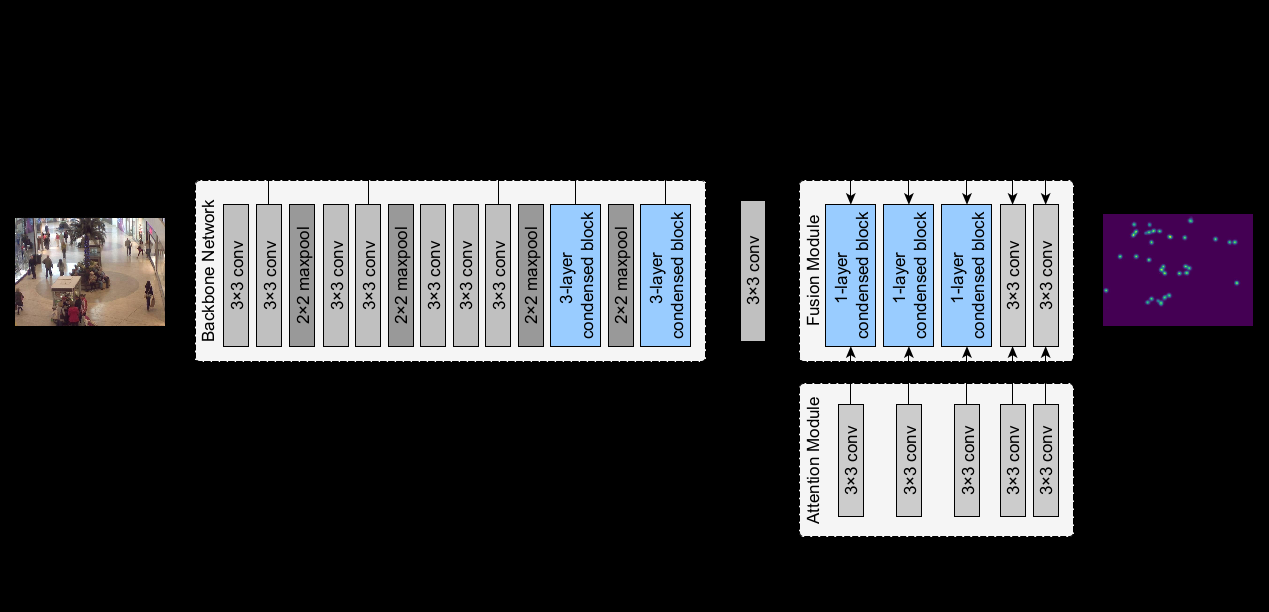
#> input picture connet-04.png, 1269 x 612 px
$ python -i augmentations.py   (imports and definitions only)
#> lines starting #> are read from the running program, lines starting #| are printed output that depends on the picture; after the words box and inside, x2 and y2 are one past the last pixel; in counts of white or black regions, pixels touching at a corner belong together
#> further down, picture is the input picture: shape (612, 1269, 3); mean B, G, R 53.7, 50.1, 49.8
import cv2
import torch
import numpy as np
from numpy import random

class Compose(object):
    """This class applies a list of transformation to an image."""

    # [32 lines left out: functions __init__, __call__, not called in this run]


class ConvertToFloat(object):
    """This class casts an np.ndarray to floating-point data type."""

    # [22 lines left out: functions __init__, __call__, not called in this run]


class SubtractMeans(object):
    """This class subtracts the mean from the pixel values of the image"""

    # [30 lines left out: functions __init__, __call__, not called in this run]


class Resize(object):
    """This class resizes the image to output size"""

    # [30 lines left out: functions __init__, __call__, not called in this run]

class ConvertColor(object):
    """This class converts the image to another color space. This class
    supports the conversion from BGT to HSV color space and vice-versa."""

    # [40 lines left out: functions __init__, __call__, not called in this run]

class ChangeBrightness(object):
    """This class adjusts the brightness of the image. This adds a specified
    constant to the pixel values of the image."""

    def __init__(self,
                 delta=32.0):
        """Class constructor for ChangeBrightness

        Keyword Arguments:
            delta {int} -- value to be added to each pixel of the image (default: {32.0})
        """

        super(ChangeBrightness, self).__init__()
        assert delta >= -255.0 and delta <= 255.0
        self.delta = delta

    def __call__(self,
                 image,
                 label=None):
        """Executed when the class is called as a function

        Arguments:
            image {np.ndarray} -- image pixels represented as np.ndarray.

        Keyword Arguments:
            label {np.ndarray} -- target density map represented as np.ndarray (default: {None})

        Returns:
            np.ndarray, np.ndarray -- image pixels with adjusted brightness,
                density map represented as np.ndarray
        """

        # if delta is positive, increase the brightness
        if self.delta > 0:
            image = self.increase_brightness(image, value=self.delta)

        # if delta is negative, decrease the brightness
        elif self.delta < 0:
            image = self.decrease_brightness(image, value=self.delta)

        return image, label

    def increase_brightness(self, img, value):
        """
        Generates the image with increased brightness

        Arguments:
            img {np.ndarray} -- image pixels represented as np.ndarray.
            value {int} -- value to be added to the pixels

        Returns:
            np.ndarray -- image pixels with adjusted brightness
        """
#> called with value = 32

        hsv = cv2.cvtColor(img, cv2.COLOR_BGR2HSV)
#> hsv: shape (612, 1269, 3); mean H, S, V 8.7, 11.1, 54.3
        h, s, v = cv2.split(hsv)
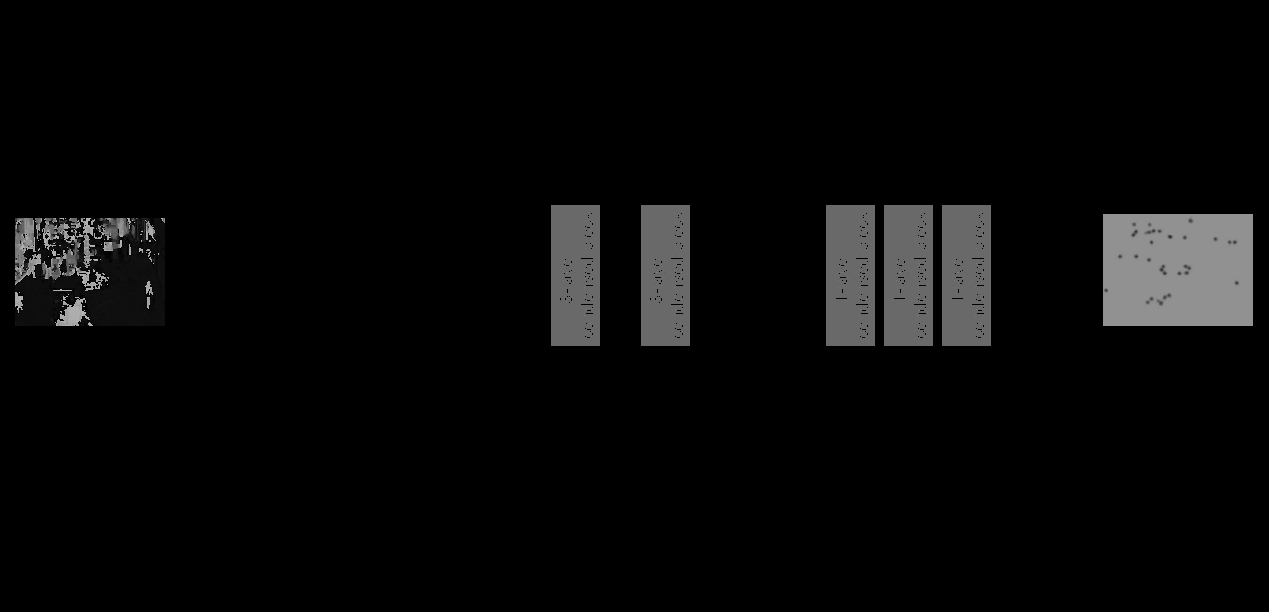
#> h: shape (612, 1269); min 0, max 179, mean 8.7
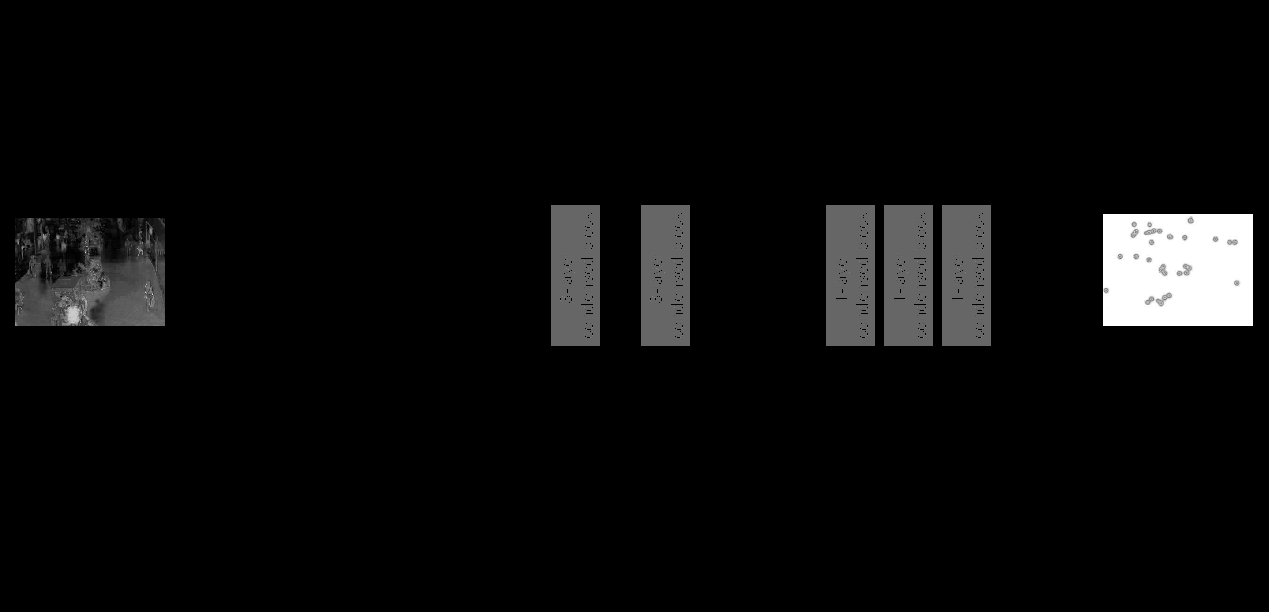
#> s: shape (612, 1269); min 0, max 255, mean 11.1
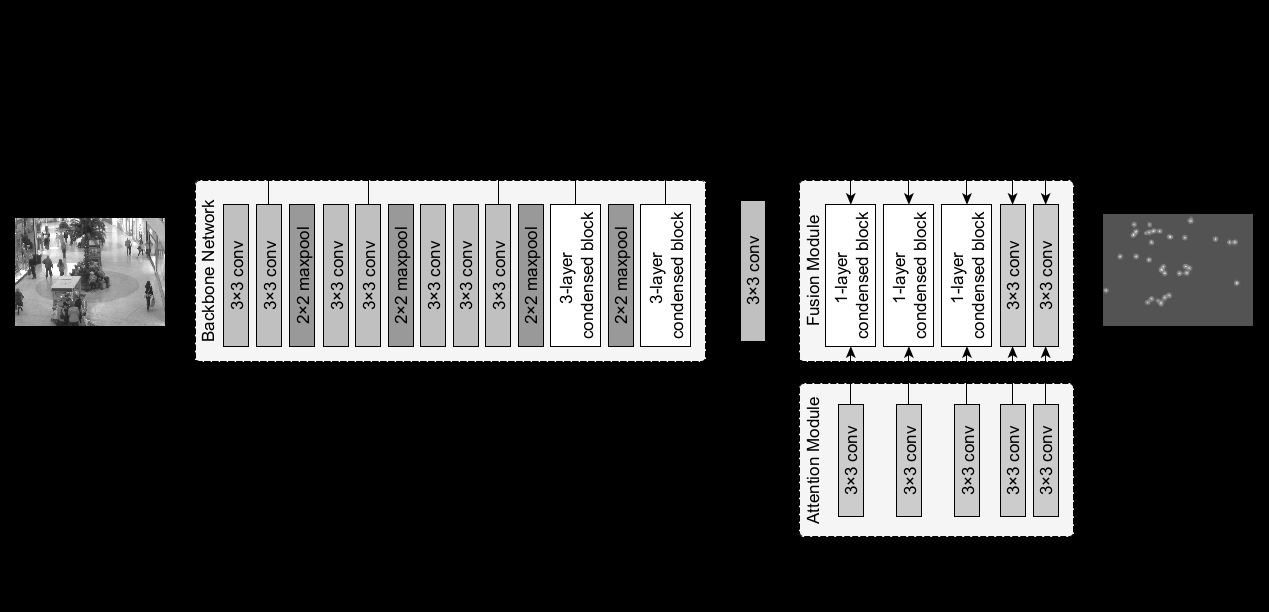
#> v: shape (612, 1269); min 0, max 255, mean 54.3

        value = int(value)

        # final integer values in v[] must not exceed 255
        lim = 255 - value
        v[v > lim] = 255
#> v: shape (612, 1269); 10.48% of pixels changed, all inside (x1, y1, x2, y2) = (15, 180, 1186, 537)
        v[v <= lim] += value
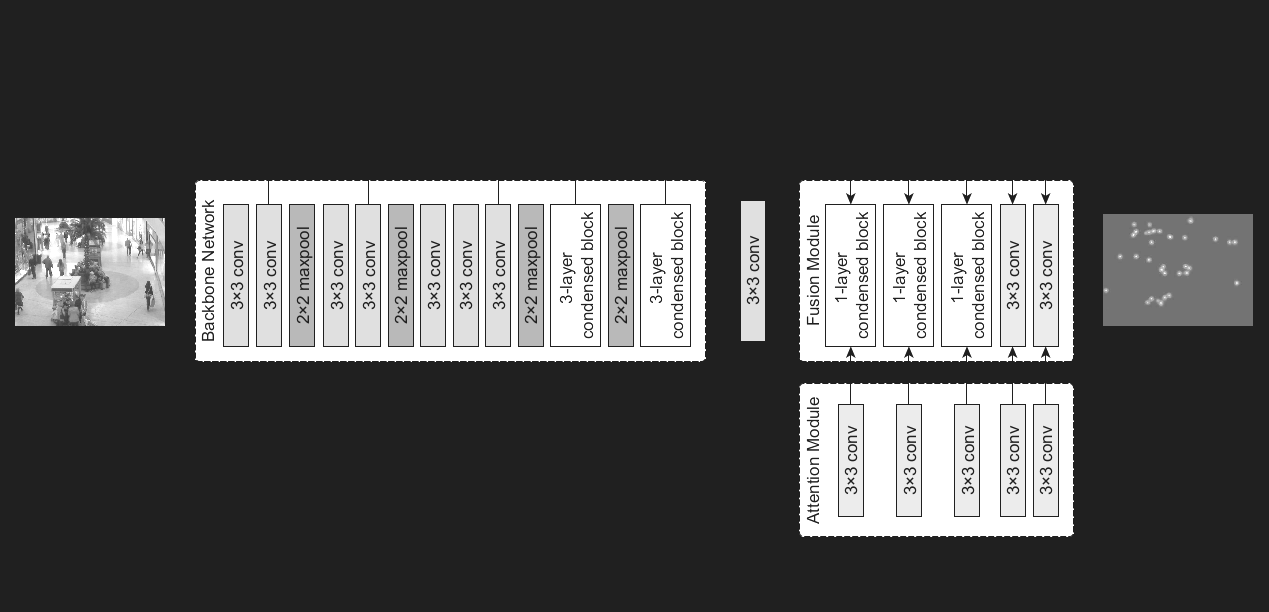
#> v: shape (612, 1269); min 32, max 255, mean 82.8

        final_hsv = cv2.merge((h, s, v))
#> final_hsv: shape (612, 1269, 3); mean H, S, V 8.7, 11.1, 82.8
        img = cv2.cvtColor(final_hsv, cv2.COLOR_HSV2BGR)
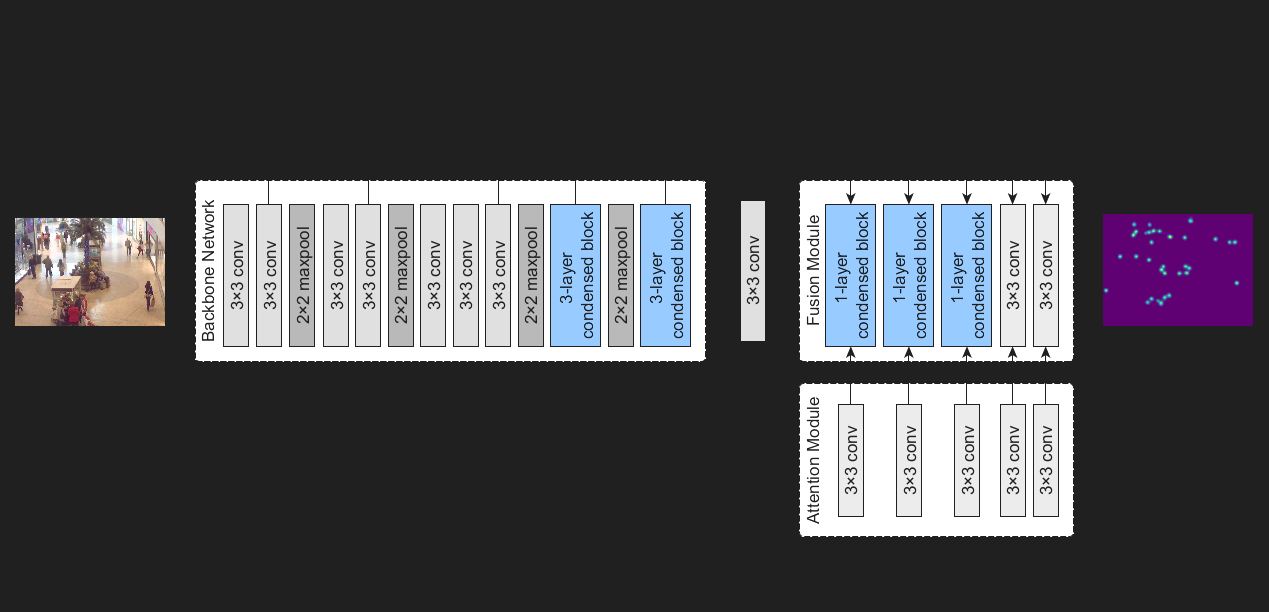
#> img: shape (612, 1269, 3); mean B, G, R 82.1, 77.8, 78.1
        return img

    # [25 lines left out: function decrease_brightness, not called in this run]

class LowerResolution(object):
    """This class lowers the resolution of the image. This downscales the image and
    resizes it back to its original size with interpolation set to nearest neighbor."""

    # [39 lines left out: functions __init__, __call__, not called in this run]

class ToCV2Image(object):
    """This class converts the torch.Tensor representation of an image to
    np.ndarray. The channels of the image are also converted from RGB to
    BGR"""

    # [24 lines left out: functions __init__, __call__, not called in this run]


class ToTensor(object):
    """This class converts the np.ndarray representation of an image to
    torch.Tensor. The channels of the image are also converted from BGR to
    RGB"""

    # [24 lines left out: functions __init__, __call__, not called in this run]

class Augmentations(object):
    """This class applies different augmentation techniques to the image.
    This is used for training the model."""

    # [31 lines left out: functions __init__, __call__, not called in this run]


class BaseTransform(object):
    """This class applies different base transformation techniques to the
    image. This includes resizing the image and subtracting the mean from the
    image pixels. This is used for testing the model."""

    # [32 lines left out: functions __init__, __call__, not called in this run]

>>> import cv2
>>> picture = cv2.imread('../connet-04.png')
>>> result = ChangeBrightness()(picture)

$ run again, on connet-08.png
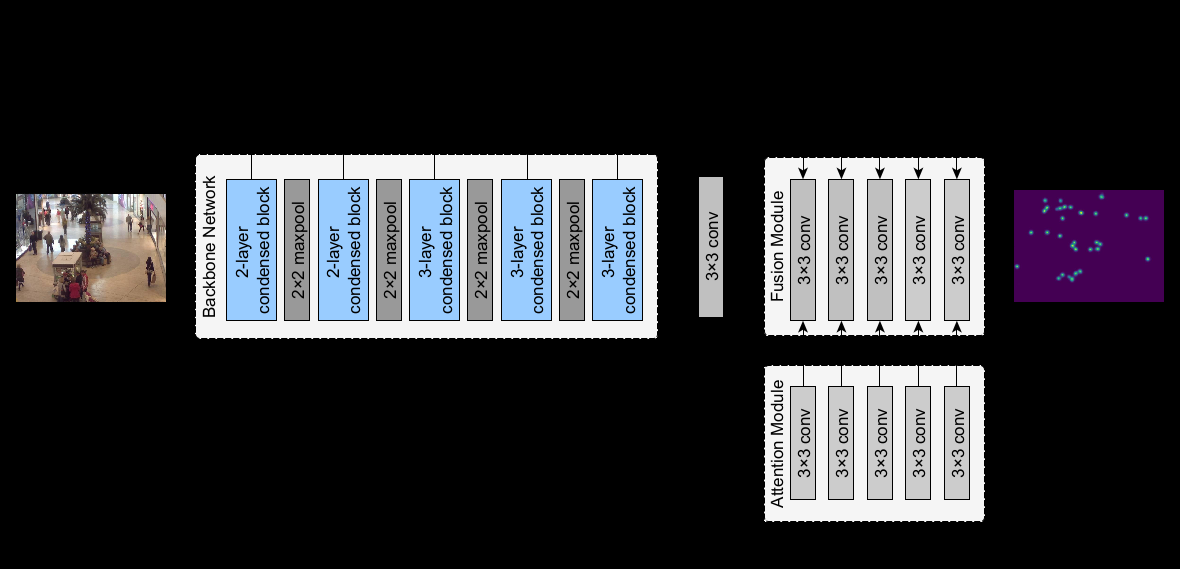
#> input picture connet-08.png, 1180 x 569 px
#> picture is the input picture: shape (569, 1180, 3); mean B, G, R 54.7, 50.6, 50.2
#> hsv: shape (569, 1180, 3); mean H, S, V 10, 12.8, 55.4
#> in increase_brightness, `h, s, v = cv2.split(hsv)`:
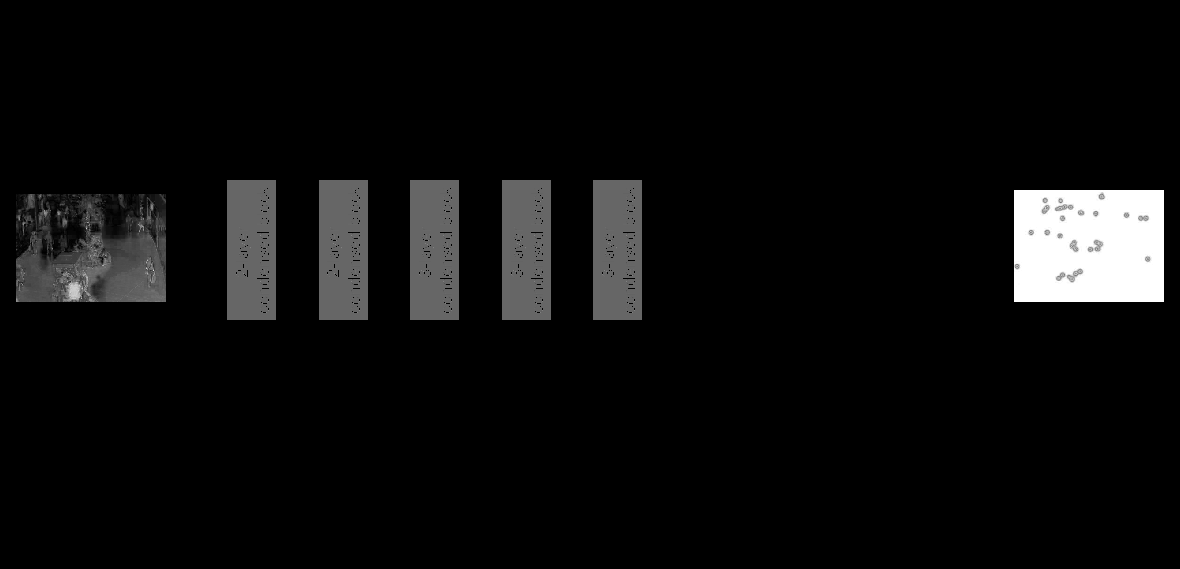
#> s: shape (569, 1180); min 0, max 255, mean 12.8
#> final_hsv: shape (569, 1180, 3); mean H, S, V 10, 12.8, 83.7
#> in increase_brightness, `img = cv2.cvtColor(final_hsv, cv2.COLOR_HSV2BGR)`:
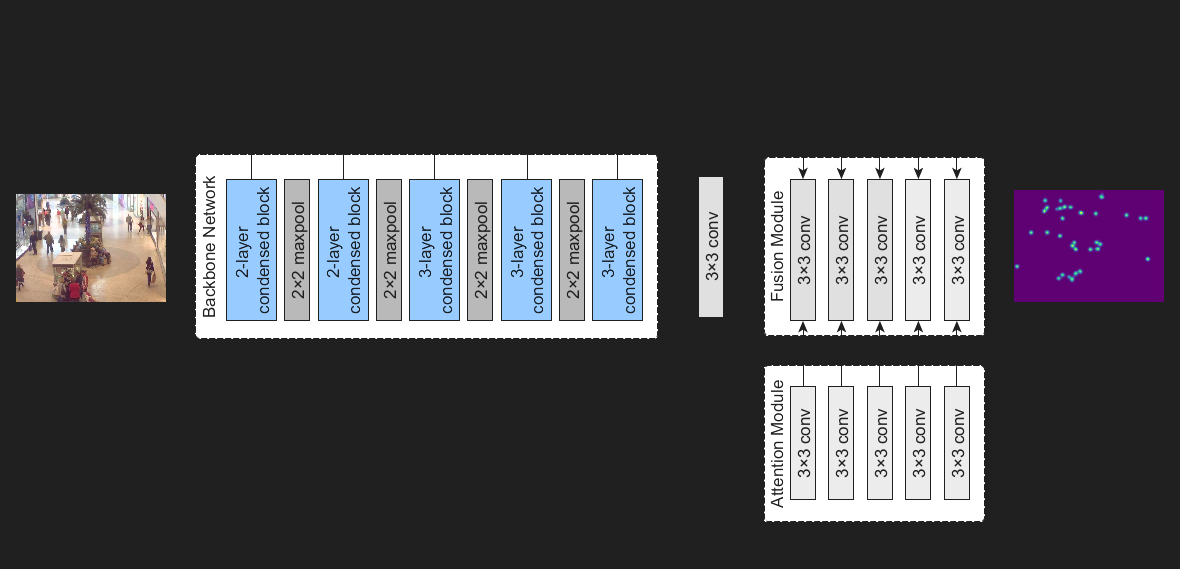
#> img: shape (569, 1180, 3); mean B, G, R 82.8, 77.9, 78.3
